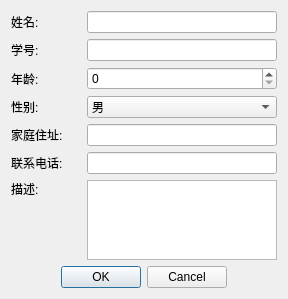
<?xml version="1.0" encoding="UTF-8"?>
<ui version="4.0">
 <class>AddStuDlg</class>
 <widget class="QDialog" name="AddStuDlg">
  <property name="geometry">
   <rect>
    <x>0</x>
    <y>0</y>
    <width>288</width>
    <height>299</height>
   </rect>
  </property>
  <property name="windowTitle">
   <string>Dialog</string>
  </property>
  <layout class="QVBoxLayout" name="verticalLayout_2">
   <item>
    <layout class="QHBoxLayout" name="horizontalLayout">
     <item>
      <widget class="QLabel" name="label">
       <property name="minimumSize">
        <size>
         <width>70</width>
         <height>0</height>
        </size>
       </property>
       <property name="maximumSize">
        <size>
         <width>70</width>
         <height>16777215</height>
        </size>
       </property>
       <property name="text">
        <string>姓名:</string>
       </property>
      </widget>
     </item>
     <item>
      <widget class="QLineEdit" name="NameEdit"/>
     </item>
    </layout>
   </item>
   <item>
    <layout class="QHBoxLayout" name="horizontalLayout_2">
     <item>
      <widget class="QLabel" name="label_2">
       <property name="minimumSize">
        <size>
         <width>70</width>
         <height>0</height>
        </size>
       </property>
       <property name="maximumSize">
        <size>
         <width>70</width>
         <height>16777215</height>
        </size>
       </property>
       <property name="text">
        <string>学号:</string>
       </property>
      </widget>
     </item>
     <item>
      <widget class="QLineEdit" name="IDEdit"/>
     </item>
    </layout>
   </item>
   <item>
    <layout class="QHBoxLayout" name="horizontalLayout_4">
     <item>
      <widget class="QLabel" name="label_4">
       <property name="minimumSize">
        <size>
         <width>70</width>
         <height>0</height>
        </size>
       </property>
       <property name="maximumSize">
        <size>
         <width>70</width>
         <height>16777215</height>
        </size>
       </property>
       <property name="text">
        <string>年龄:</string>
       </property>
      </widget>
     </item>
     <item>
      <widget class="QSpinBox" name="AgeSpinBox"/>
     </item>
    </layout>
   </item>
   <item>
    <layout class="QHBoxLayout" name="horizontalLayout_3">
     <item>
      <widget class="QLabel" name="label_3">
       <property name="minimumSize">
        <size>
         <width>70</width>
         <height>0</height>
        </size>
       </property>
       <property name="maximumSize">
        <size>
         <width>70</width>
         <height>16777215</height>
        </size>
       </property>
       <property name="text">
        <string>性别:</string>
       </property>
      </widget>
     </item>
     <item>
      <widget class="QComboBox" name="SexComboBox">
       <item>
        <property name="text">
         <string>男</string>
        </property>
       </item>
       <item>
        <property name="text">
         <string>女</string>
        </property>
       </item>
      </widget>
     </item>
    </layout>
   </item>
   <item>
    <layout class="QHBoxLayout" name="horizontalLayout_5">
     <item>
      <widget class="QLabel" name="label_5">
       <property name="minimumSize">
        <size>
         <width>70</width>
         <height>0</height>
        </size>
       </property>
       <property name="maximumSize">
        <size>
         <width>70</width>
         <height>16777215</height>
        </size>
       </property>
       <property name="text">
        <string>家庭住址:</string>
       </property>
      </widget>
     </item>
     <item>
      <widget class="QLineEdit" name="AddressEdit"/>
     </item>
    </layout>
   </item>
   <item>
    <layout class="QHBoxLayout" name="horizontalLayout_6">
     <item>
      <widget class="QLabel" name="label_6">
       <property name="minimumSize">
        <size>
         <width>70</width>
         <height>0</height>
        </size>
       </property>
       <property name="maximumSize">
        <size>
         <width>70</width>
         <height>16777215</height>
        </size>
       </property>
       <property name="text">
        <string>联系电话:</string>
       </property>
      </widget>
     </item>
     <item>
      <widget class="QLineEdit" name="PhoneEdit"/>
     </item>
    </layout>
   </item>
   <item>
    <layout class="QHBoxLayout" name="horizontalLayout_7">
     <item>
      <layout class="QVBoxLayout" name="verticalLayout">
       <item>
        <widget class="QLabel" name="label_7">
         <property name="minimumSize">
          <size>
           <width>70</width>
           <height>0</height>
          </size>
         </property>
         <property name="maximumSize">
          <size>
           <width>70</width>
           <height>16777215</height>
          </size>
         </property>
         <property name="text">
          <string>描述:</string>
         </property>
        </widget>
       </item>
       <item>
        <spacer name="verticalSpacer">
         <property name="orientation">
          <enum>Qt::Vertical</enum>
         </property>
         <property name="sizeHint" stdset="0">
          <size>
           <width>20</width>
           <height>40</height>
          </size>
         </property>
        </spacer>
       </item>
      </layout>
     </item>
     <item>
      <widget class="QTextEdit" name="DescText"/>
     </item>
    </layout>
   </item>
   <item>
    <layout class="QHBoxLayout" name="horizontalLayout_8">
     <item>
      <spacer name="horizontalSpacer">
       <property name="orientation">
        <enum>Qt::Horizontal</enum>
       </property>
       <property name="sizeHint" stdset="0">
        <size>
         <width>40</width>
         <height>20</height>
        </size>
       </property>
      </spacer>
     </item>
     <item>
      <widget class="QDialogButtonBox" name="buttonBox">
       <property name="orientation">
        <enum>Qt::Horizontal</enum>
       </property>
       <property name="standardButtons">
        <set>QDialogButtonBox::Cancel|QDialogButtonBox::Ok</set>
       </property>
      </widget>
     </item>
     <item>
      <spacer name="horizontalSpacer_2">
       <property name="orientation">
        <enum>Qt::Horizontal</enum>
       </property>
       <property name="sizeHint" stdset="0">
        <size>
         <width>40</width>
         <height>20</height>
        </size>
       </property>
      </spacer>
     </item>
    </layout>
   </item>
  </layout>
 </widget>
 <resources/>
 <connections>
  <connection>
   <sender>buttonBox</sender>
   <signal>accepted()</signal>
   <receiver>AddStuDlg</receiver>
   <slot>accept()</slot>
   <hints>
    <hint type="sourcelabel">
     <x>248</x>
     <y>254</y>
    </hint>
    <hint type="destinationlabel">
     <x>157</x>
     <y>274</y>
    </hint>
   </hints>
  </connection>
  <connection>
   <sender>buttonBox</sender>
   <signal>rejected()</signal>
   <receiver>AddStuDlg</receiver>
   <slot>reject()</slot>
   <hints>
    <hint type="sourcelabel">
     <x>316</x>
     <y>260</y>
    </hint>
    <hint type="destinationlabel">
     <x>286</x>
     <y>274</y>
    </hint>
   </hints>
  </connection>
 </connections>
</ui>
